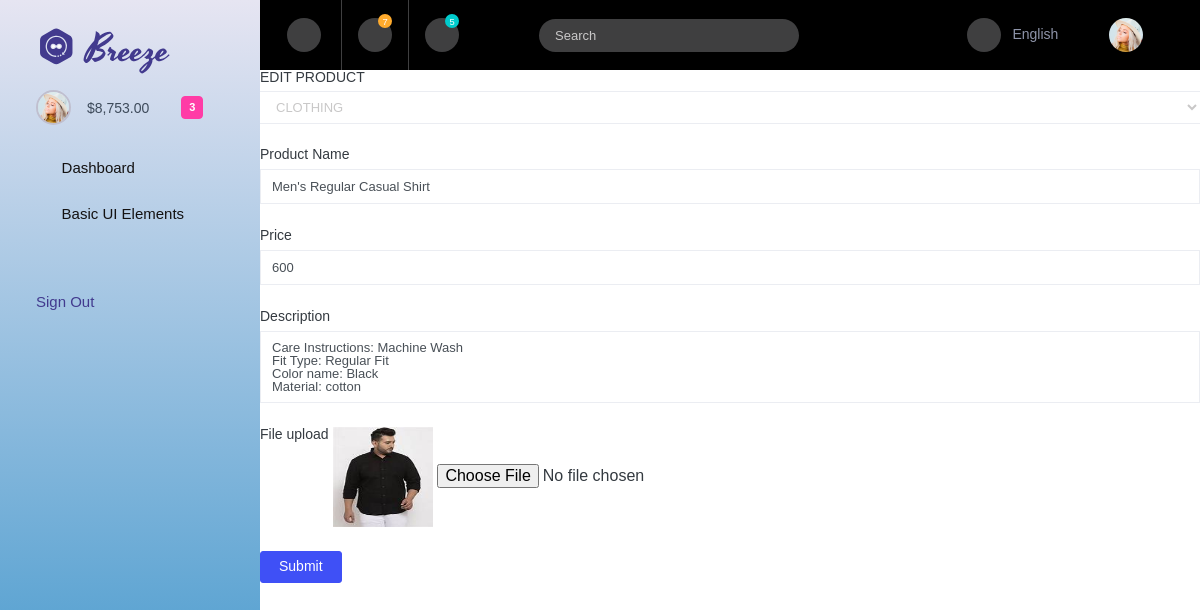
The app's page /superapp/editproduct/3/ with its own data.
### superapp/models.py (models this page shows)
class productdb(models.Model):
    Category=models.CharField(max_length=100,null=True,blank=True)
    Product_Name=models.CharField(max_length=100,null=True,blank=True)
    Price=models.IntegerField(null=True,blank=True)
    Description=models.CharField(max_length=100,null=True,blank=True)
    Image=models.ImageField(upload_to="Pimg",null=True,blank=True)

### superapp/views.py (the view)
# urls.py: path('editproduct/<int:productid>/',views.editproduct,name="editproduct"),
def editproduct(req,productid):
    category=categorydb.objects.all()
    product=productdb.objects.get(id=productid)
    return render(req,"Editproduct.html",{'product':product,'category':category})

### superapp/templates/Editproduct.html (shortened to what this page needs)
<!DOCTYPE html>
{% extends 'Indexpage.html' %}
{% block content %}
<html lang="en">
<head>
</head>
<body>
                        <form method="post" action="{% url 'updateproduct' productid=product.id %}" enctype="multipart/form-data">
<div class="form-group">
                        <label for="exampleSelectGender">EDIT PRODUCT</label>
                        <select class="form-control" id="exampleSelectGender" name="caname" >
                          <option> {{product.Category}}</option>
                        </select>
                      </div>
<div class="form-group">
                        <label for="exampleInputName1">Product Name</label>
                        <input type="text" class="form-control" id="" placeholder="Product Name" name="pname" value="{{product.Product_Name}}">
                      </div>
<div class="form-group">
                        <label for="exampleInputName1">Price</label>
                        <input type="number" class="form-control" id="exampleInputName1" placeholder="Price" name="pprice" value="{{product.Price}}">
                      </div>
<div class="form-group">
                        <label for="exampleTextarea1">Description</label>
                        <textarea class="form-control" id="exampleTextarea1" rows="4" name="desc" >{{product.Description}}</textarea>
                      </div>
                      <div class="form-group">
                        <label>File upload</label>
                          <img src="{{product.Image.url}}" width="100px" height="100px">
                        <input type="file" name="pimg" >
                      </div>
                          <button type="submit" class="btn btn-primary mr-2"> Submit </button>
                        </form>
</body>
</html>
{% endblock %}

### records on screen
productdb: caname "CLOTHING", pname "Men's Regular Casual Shirt", pprice "600", desc "Care Instructions: Machine Wash Fit Type: Regular Fit Color name: Black Material: cotton", Image (picture)
